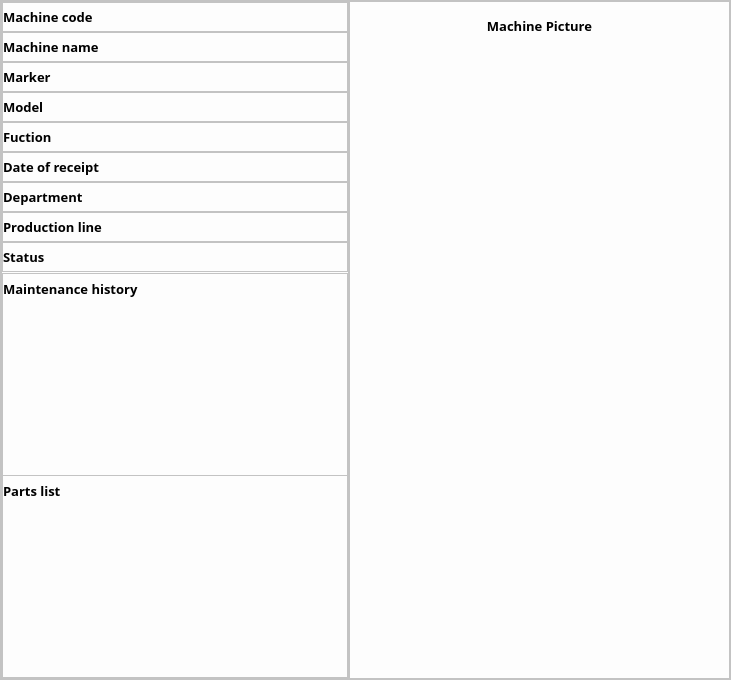
<?xml version="1.0" encoding="UTF-8"?>
<ui version="4.0">
 <class>Dialog</class>
 <widget class="QDialog" name="Dialog">
  <property name="geometry">
   <rect>
    <x>0</x>
    <y>0</y>
    <width>731</width>
    <height>680</height>
   </rect>
  </property>
  <property name="windowTitle">
   <string>Dialog</string>
  </property>
  <layout class="QVBoxLayout" name="verticalLayout">
   <property name="spacing">
    <number>0</number>
   </property>
   <property name="leftMargin">
    <number>0</number>
   </property>
   <property name="topMargin">
    <number>0</number>
   </property>
   <property name="rightMargin">
    <number>0</number>
   </property>
   <property name="bottomMargin">
    <number>0</number>
   </property>
   <item>
    <widget class="QFrame" name="frame">
     <property name="styleSheet">
      <string notr="true">background-color: rgb(253, 253, 253);</string>
     </property>
     <property name="frameShape">
      <enum>QFrame::StyledPanel</enum>
     </property>
     <property name="frameShadow">
      <enum>QFrame::Raised</enum>
     </property>
     <layout class="QHBoxLayout" name="horizontalLayout">
      <property name="spacing">
       <number>0</number>
      </property>
      <property name="leftMargin">
       <number>0</number>
      </property>
      <property name="topMargin">
       <number>0</number>
      </property>
      <property name="rightMargin">
       <number>0</number>
      </property>
      <property name="bottomMargin">
       <number>0</number>
      </property>
      <item>
       <widget class="QFrame" name="frame_2">
        <property name="maximumSize">
         <size>
          <width>348</width>
          <height>16777215</height>
         </size>
        </property>
        <property name="frameShape">
         <enum>QFrame::StyledPanel</enum>
        </property>
        <property name="frameShadow">
         <enum>QFrame::Raised</enum>
        </property>
        <layout class="QVBoxLayout" name="verticalLayout_2">
         <property name="spacing">
          <number>0</number>
         </property>
         <property name="leftMargin">
          <number>0</number>
         </property>
         <property name="topMargin">
          <number>0</number>
         </property>
         <property name="rightMargin">
          <number>0</number>
         </property>
         <property name="bottomMargin">
          <number>0</number>
         </property>
         <item>
          <widget class="QFrame" name="frame_13">
           <property name="minimumSize">
            <size>
             <width>0</width>
             <height>30</height>
            </size>
           </property>
           <property name="maximumSize">
            <size>
             <width>16777215</width>
             <height>30</height>
            </size>
           </property>
           <property name="frameShape">
            <enum>QFrame::StyledPanel</enum>
           </property>
           <property name="frameShadow">
            <enum>QFrame::Raised</enum>
           </property>
           <layout class="QHBoxLayout" name="horizontalLayout_10">
            <property name="leftMargin">
             <number>0</number>
            </property>
            <property name="topMargin">
             <number>0</number>
            </property>
            <property name="rightMargin">
             <number>0</number>
            </property>
            <property name="bottomMargin">
             <number>0</number>
            </property>
            <item>
             <widget class="QLabel" name="label_19">
              <property name="font">
               <font>
                <family>Segoe UI Semibold</family>
                <pointsize>10</pointsize>
                <weight>75</weight>
                <bold>true</bold>
               </font>
              </property>
              <property name="text">
               <string>Machine code</string>
              </property>
             </widget>
            </item>
            <item>
             <widget class="QLabel" name="mc_code">
              <property name="font">
               <font>
                <family>Segoe UI Semibold</family>
                <pointsize>10</pointsize>
                <weight>75</weight>
                <bold>true</bold>
               </font>
              </property>
              <property name="text">
               <string/>
              </property>
             </widget>
            </item>
           </layout>
          </widget>
         </item>
         <item>
          <widget class="QFrame" name="frame_12">
           <property name="minimumSize">
            <size>
             <width>0</width>
             <height>30</height>
            </size>
           </property>
           <property name="maximumSize">
            <size>
             <width>16777215</width>
             <height>30</height>
            </size>
           </property>
           <property name="frameShape">
            <enum>QFrame::StyledPanel</enum>
           </property>
           <property name="frameShadow">
            <enum>QFrame::Raised</enum>
           </property>
           <layout class="QHBoxLayout" name="horizontalLayout_2">
            <property name="leftMargin">
             <number>0</number>
            </property>
            <property name="topMargin">
             <number>0</number>
            </property>
            <property name="rightMargin">
             <number>0</number>
            </property>
            <property name="bottomMargin">
             <number>0</number>
            </property>
            <item>
             <widget class="QLabel" name="label">
              <property name="font">
               <font>
                <family>Segoe UI Semibold</family>
                <pointsize>10</pointsize>
                <weight>75</weight>
                <bold>true</bold>
               </font>
              </property>
              <property name="text">
               <string>Machine name</string>
              </property>
             </widget>
            </item>
            <item>
             <widget class="QLabel" name="mc_name">
              <property name="font">
               <font>
                <family>Segoe UI Semibold</family>
                <pointsize>10</pointsize>
                <weight>75</weight>
                <bold>true</bold>
               </font>
              </property>
              <property name="text">
               <string/>
              </property>
             </widget>
            </item>
           </layout>
          </widget>
         </item>
         <item>
          <widget class="QFrame" name="frame_11">
           <property name="minimumSize">
            <size>
             <width>0</width>
             <height>30</height>
            </size>
           </property>
           <property name="maximumSize">
            <size>
             <width>16777215</width>
             <height>30</height>
            </size>
           </property>
           <property name="frameShape">
            <enum>QFrame::StyledPanel</enum>
           </property>
           <property name="frameShadow">
            <enum>QFrame::Raised</enum>
           </property>
           <layout class="QHBoxLayout" name="horizontalLayout_3">
            <property name="leftMargin">
             <number>0</number>
            </property>
            <property name="topMargin">
             <number>0</number>
            </property>
            <property name="rightMargin">
             <number>0</number>
            </property>
            <property name="bottomMargin">
             <number>0</number>
            </property>
            <item>
             <widget class="QLabel" name="label_3">
              <property name="font">
               <font>
                <family>Segoe UI Semibold</family>
                <pointsize>10</pointsize>
                <weight>75</weight>
                <bold>true</bold>
               </font>
              </property>
              <property name="text">
               <string>Marker</string>
              </property>
             </widget>
            </item>
            <item>
             <widget class="QLabel" name="mc_marker">
              <property name="font">
               <font>
                <family>Segoe UI Semibold</family>
                <pointsize>10</pointsize>
                <weight>75</weight>
                <bold>true</bold>
               </font>
              </property>
              <property name="text">
               <string/>
              </property>
             </widget>
            </item>
           </layout>
          </widget>
         </item>
         <item>
          <widget class="QFrame" name="frame_10">
           <property name="minimumSize">
            <size>
             <width>0</width>
             <height>30</height>
            </size>
           </property>
           <property name="maximumSize">
            <size>
             <width>16777215</width>
             <height>30</height>
            </size>
           </property>
           <property name="frameShape">
            <enum>QFrame::StyledPanel</enum>
           </property>
           <property name="frameShadow">
            <enum>QFrame::Raised</enum>
           </property>
           <layout class="QHBoxLayout" name="horizontalLayout_4">
            <property name="leftMargin">
             <number>0</number>
            </property>
            <property name="topMargin">
             <number>0</number>
            </property>
            <property name="rightMargin">
             <number>0</number>
            </property>
            <property name="bottomMargin">
             <number>0</number>
            </property>
            <item>
             <widget class="QLabel" name="label_5">
              <property name="font">
               <font>
                <family>Segoe UI Semibold</family>
                <pointsize>10</pointsize>
                <weight>75</weight>
                <bold>true</bold>
               </font>
              </property>
              <property name="text">
               <string>Model</string>
              </property>
             </widget>
            </item>
            <item>
             <widget class="QLabel" name="mc_model">
              <property name="font">
               <font>
                <family>Segoe UI Semibold</family>
                <pointsize>10</pointsize>
                <weight>75</weight>
                <bold>true</bold>
               </font>
              </property>
              <property name="text">
               <string/>
              </property>
             </widget>
            </item>
           </layout>
          </widget>
         </item>
         <item>
          <widget class="QFrame" name="frame_3">
           <property name="minimumSize">
            <size>
             <width>0</width>
             <height>30</height>
            </size>
           </property>
           <property name="maximumSize">
            <size>
             <width>16777215</width>
             <height>30</height>
            </size>
           </property>
           <property name="frameShape">
            <enum>QFrame::StyledPanel</enum>
           </property>
           <property name="frameShadow">
            <enum>QFrame::Raised</enum>
           </property>
           <layout class="QHBoxLayout" name="horizontalLayout_5">
            <property name="leftMargin">
             <number>0</number>
            </property>
            <property name="topMargin">
             <number>0</number>
            </property>
            <property name="rightMargin">
             <number>0</number>
            </property>
            <property name="bottomMargin">
             <number>0</number>
            </property>
            <item>
             <widget class="QLabel" name="label_7">
              <property name="font">
               <font>
                <family>Segoe UI Semibold</family>
                <pointsize>10</pointsize>
                <weight>75</weight>
                <bold>true</bold>
               </font>
              </property>
              <property name="text">
               <string>Fuction</string>
              </property>
             </widget>
            </item>
            <item>
             <widget class="QLabel" name="mc_func">
              <property name="font">
               <font>
                <family>Segoe UI Semibold</family>
                <pointsize>10</pointsize>
                <weight>75</weight>
                <bold>true</bold>
               </font>
              </property>
              <property name="text">
               <string/>
              </property>
             </widget>
            </item>
           </layout>
          </widget>
         </item>
         <item>
          <widget class="QFrame" name="frame_4">
           <property name="minimumSize">
            <size>
             <width>0</width>
             <height>30</height>
            </size>
           </property>
           <property name="maximumSize">
            <size>
             <width>16777215</width>
             <height>30</height>
            </size>
           </property>
           <property name="frameShape">
            <enum>QFrame::StyledPanel</enum>
           </property>
           <property name="frameShadow">
            <enum>QFrame::Raised</enum>
           </property>
           <layout class="QHBoxLayout" name="horizontalLayout_6">
            <property name="leftMargin">
             <number>0</number>
            </property>
            <property name="topMargin">
             <number>0</number>
            </property>
            <property name="rightMargin">
             <number>0</number>
            </property>
            <property name="bottomMargin">
             <number>0</number>
            </property>
            <item>
             <widget class="QLabel" name="label_9">
              <property name="font">
               <font>
                <family>Segoe UI Semibold</family>
                <pointsize>10</pointsize>
                <weight>75</weight>
                <bold>true</bold>
               </font>
              </property>
              <property name="text">
               <string>Date of receipt</string>
              </property>
             </widget>
            </item>
            <item>
             <widget class="QLabel" name="mc_date_receipt">
              <property name="font">
               <font>
                <family>Segoe UI Semibold</family>
                <pointsize>10</pointsize>
                <weight>75</weight>
                <bold>true</bold>
               </font>
              </property>
              <property name="text">
               <string/>
              </property>
             </widget>
            </item>
           </layout>
          </widget>
         </item>
         <item>
          <widget class="QFrame" name="frame_5">
           <property name="minimumSize">
            <size>
             <width>0</width>
             <height>30</height>
            </size>
           </property>
           <property name="maximumSize">
            <size>
             <width>16777215</width>
             <height>30</height>
            </size>
           </property>
           <property name="frameShape">
            <enum>QFrame::StyledPanel</enum>
           </property>
           <property name="frameShadow">
            <enum>QFrame::Raised</enum>
           </property>
           <layout class="QHBoxLayout" name="horizontalLayout_7">
            <property name="leftMargin">
             <number>0</number>
            </property>
            <property name="topMargin">
             <number>0</number>
            </property>
            <property name="rightMargin">
             <number>0</number>
            </property>
            <property name="bottomMargin">
             <number>0</number>
            </property>
            <item>
             <widget class="QLabel" name="label_12">
              <property name="font">
               <font>
                <family>Segoe UI Semibold</family>
                <pointsize>10</pointsize>
                <weight>75</weight>
                <bold>true</bold>
               </font>
              </property>
              <property name="text">
               <string>Department</string>
              </property>
             </widget>
            </item>
            <item>
             <widget class="QLabel" name="mc_department">
              <property name="font">
               <font>
                <family>Segoe UI Semibold</family>
                <pointsize>10</pointsize>
                <weight>75</weight>
                <bold>true</bold>
               </font>
              </property>
              <property name="text">
               <string/>
              </property>
             </widget>
            </item>
           </layout>
          </widget>
         </item>
         <item>
          <widget class="QFrame" name="frame_6">
           <property name="minimumSize">
            <size>
             <width>0</width>
             <height>30</height>
            </size>
           </property>
           <property name="maximumSize">
            <size>
             <width>16777215</width>
             <height>30</height>
            </size>
           </property>
           <property name="frameShape">
            <enum>QFrame::StyledPanel</enum>
           </property>
           <property name="frameShadow">
            <enum>QFrame::Raised</enum>
           </property>
           <layout class="QHBoxLayout" name="horizontalLayout_8">
            <property name="leftMargin">
             <number>0</number>
            </property>
            <property name="topMargin">
             <number>0</number>
            </property>
            <property name="rightMargin">
             <number>0</number>
            </property>
            <property name="bottomMargin">
             <number>0</number>
            </property>
            <item>
             <widget class="QLabel" name="label_13">
              <property name="font">
               <font>
                <family>Segoe UI Semibold</family>
                <pointsize>10</pointsize>
                <weight>75</weight>
                <bold>true</bold>
               </font>
              </property>
              <property name="text">
               <string>Production line</string>
              </property>
             </widget>
            </item>
            <item>
             <widget class="QLabel" name="mc_line">
              <property name="font">
               <font>
                <family>Segoe UI Semibold</family>
                <pointsize>10</pointsize>
                <weight>75</weight>
                <bold>true</bold>
               </font>
              </property>
              <property name="text">
               <string/>
              </property>
             </widget>
            </item>
           </layout>
          </widget>
         </item>
         <item>
          <widget class="QFrame" name="frame_7">
           <property name="minimumSize">
            <size>
             <width>0</width>
             <height>30</height>
            </size>
           </property>
           <property name="maximumSize">
            <size>
             <width>16777215</width>
             <height>30</height>
            </size>
           </property>
           <property name="frameShape">
            <enum>QFrame::StyledPanel</enum>
           </property>
           <property name="frameShadow">
            <enum>QFrame::Raised</enum>
           </property>
           <layout class="QHBoxLayout" name="horizontalLayout_9">
            <property name="leftMargin">
             <number>0</number>
            </property>
            <property name="topMargin">
             <number>0</number>
            </property>
            <property name="rightMargin">
             <number>0</number>
            </property>
            <property name="bottomMargin">
             <number>0</number>
            </property>
            <item>
             <widget class="QLabel" name="label_15">
              <property name="font">
               <font>
                <family>Segoe UI Semibold</family>
                <pointsize>10</pointsize>
                <weight>75</weight>
                <bold>true</bold>
               </font>
              </property>
              <property name="text">
               <string>Status</string>
              </property>
             </widget>
            </item>
            <item>
             <widget class="QLabel" name="mc_status">
              <property name="font">
               <font>
                <family>Segoe UI Semibold</family>
                <pointsize>10</pointsize>
                <weight>75</weight>
                <bold>true</bold>
               </font>
              </property>
              <property name="text">
               <string/>
              </property>
             </widget>
            </item>
           </layout>
          </widget>
         </item>
         <item>
          <widget class="QFrame" name="frame_8">
           <property name="minimumSize">
            <size>
             <width>0</width>
             <height>203</height>
            </size>
           </property>
           <property name="maximumSize">
            <size>
             <width>16777215</width>
             <height>200</height>
            </size>
           </property>
           <property name="frameShape">
            <enum>QFrame::StyledPanel</enum>
           </property>
           <property name="frameShadow">
            <enum>QFrame::Raised</enum>
           </property>
           <layout class="QVBoxLayout" name="verticalLayout_3">
            <property name="leftMargin">
             <number>0</number>
            </property>
            <property name="topMargin">
             <number>0</number>
            </property>
            <property name="rightMargin">
             <number>0</number>
            </property>
            <property name="bottomMargin">
             <number>0</number>
            </property>
            <item>
             <widget class="QLabel" name="label_17">
              <property name="minimumSize">
               <size>
                <width>0</width>
                <height>30</height>
               </size>
              </property>
              <property name="maximumSize">
               <size>
                <width>16777215</width>
                <height>30</height>
               </size>
              </property>
              <property name="font">
               <font>
                <family>Segoe UI Semibold</family>
                <pointsize>10</pointsize>
                <weight>75</weight>
                <bold>true</bold>
               </font>
              </property>
              <property name="text">
               <string>Maintenance history</string>
              </property>
             </widget>
            </item>
            <item>
             <widget class="QTableView" name="mc_history">
              <property name="minimumSize">
               <size>
                <width>0</width>
                <height>165</height>
               </size>
              </property>
              <property name="maximumSize">
               <size>
                <width>16777215</width>
                <height>16777215</height>
               </size>
              </property>
              <property name="frameShape">
               <enum>QFrame::NoFrame</enum>
              </property>
             </widget>
            </item>
           </layout>
          </widget>
         </item>
         <item>
          <widget class="QFrame" name="frame_9">
           <property name="minimumSize">
            <size>
             <width>0</width>
             <height>203</height>
            </size>
           </property>
           <property name="maximumSize">
            <size>
             <width>16777215</width>
             <height>203</height>
            </size>
           </property>
           <property name="frameShape">
            <enum>QFrame::StyledPanel</enum>
           </property>
           <property name="frameShadow">
            <enum>QFrame::Raised</enum>
           </property>
           <layout class="QVBoxLayout" name="verticalLayout_4">
            <property name="leftMargin">
             <number>0</number>
            </property>
            <property name="topMargin">
             <number>0</number>
            </property>
            <property name="rightMargin">
             <number>0</number>
            </property>
            <property name="bottomMargin">
             <number>0</number>
            </property>
            <item>
             <widget class="QLabel" name="label_18">
              <property name="minimumSize">
               <size>
                <width>0</width>
                <height>30</height>
               </size>
              </property>
              <property name="maximumSize">
               <size>
                <width>16777215</width>
                <height>30</height>
               </size>
              </property>
              <property name="font">
               <font>
                <family>Segoe UI Semibold</family>
                <pointsize>10</pointsize>
                <weight>75</weight>
                <bold>true</bold>
               </font>
              </property>
              <property name="text">
               <string>Parts list</string>
              </property>
             </widget>
            </item>
            <item>
             <widget class="QTableView" name="mc_partlist">
              <property name="minimumSize">
               <size>
                <width>0</width>
                <height>165</height>
               </size>
              </property>
              <property name="maximumSize">
               <size>
                <width>16777215</width>
                <height>165</height>
               </size>
              </property>
              <property name="frameShape">
               <enum>QFrame::NoFrame</enum>
              </property>
             </widget>
            </item>
           </layout>
          </widget>
         </item>
        </layout>
       </widget>
      </item>
      <item>
       <widget class="QFrame" name="frame_14">
        <property name="frameShape">
         <enum>QFrame::StyledPanel</enum>
        </property>
        <property name="frameShadow">
         <enum>QFrame::Raised</enum>
        </property>
        <layout class="QVBoxLayout" name="verticalLayout_5">
         <item>
          <widget class="QLabel" name="label_21">
           <property name="maximumSize">
            <size>
             <width>16777215</width>
             <height>30</height>
            </size>
           </property>
           <property name="font">
            <font>
             <family>Segoe UI Semibold</family>
             <pointsize>10</pointsize>
             <weight>75</weight>
             <bold>true</bold>
            </font>
           </property>
           <property name="layoutDirection">
            <enum>Qt::RightToLeft</enum>
           </property>
           <property name="text">
            <string>Machine Picture</string>
           </property>
           <property name="alignment">
            <set>Qt::AlignCenter</set>
           </property>
          </widget>
         </item>
         <item>
          <widget class="QLabel" name="mc_pic">
           <property name="text">
            <string/>
           </property>
          </widget>
         </item>
        </layout>
       </widget>
      </item>
     </layout>
    </widget>
   </item>
  </layout>
 </widget>
 <resources/>
 <connections/>
</ui>
